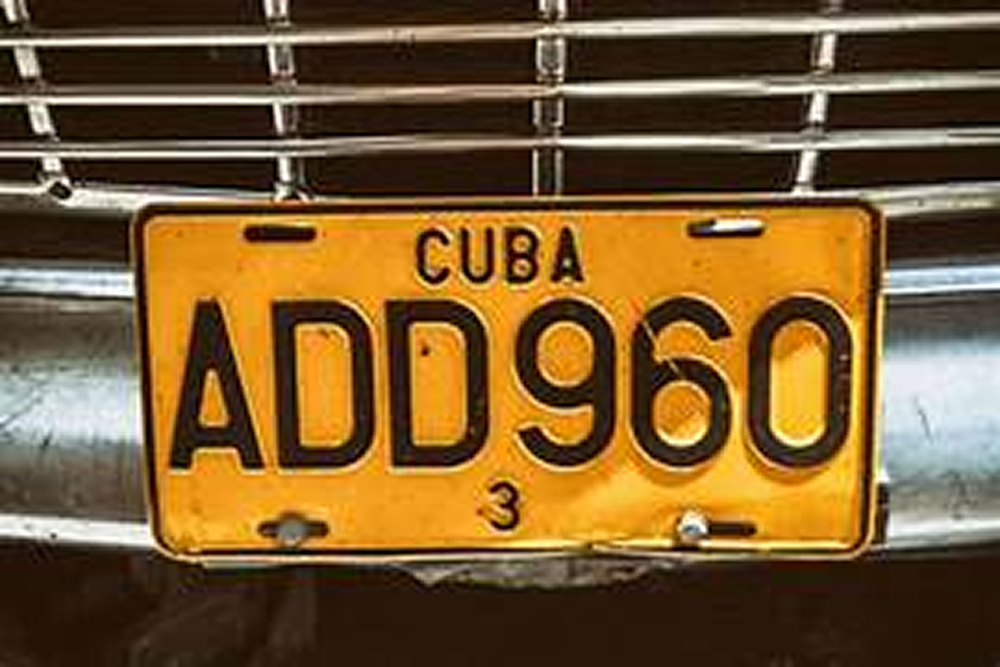
#> input picture sample/sample_image.png, 1000 x 667 px, shrunk from 1500 x 1000 before the run
$ python -i add_missing_data.py   (imports and definitions only)
#> lines starting #> are read from the running program, lines starting #| are printed output that depends on the picture
import csv
import numpy as np
from scipy.interpolate import interp1d
from datetime import datetime

def interpolate_bounding_boxes(data, tanggal=None):
    """
    Interpolates bounding boxes and adds violation detection metadata.

    Args:
        data (list): List of dict rows from the original CSV.
        tanggal (str): Date string in format 'YYYY-MM-DD'. If None, uses current date.

    Returns:
        list: List of dicts with interpolated + metadata.
    """
    if tanggal is None:
        tanggal = datetime.now().strftime('%Y-%m-%d')
    tanggal_int = int(tanggal.split('-')[2])

    frame_numbers = np.array([int(row['frame_nmr']) for row in data])
    car_ids = np.array([int(float(row['car_id'])) for row in data])
    car_bboxes = np.array([list(map(float, row['car_bbox'][1:-1].split())) for row in data])
    license_plate_bboxes = np.array([list(map(float, row['license_plate_bbox'][1:-1].split())) for row in data])

    interpolated_data = []
    unique_car_ids = np.unique(car_ids)
    for car_id in unique_car_ids:
        frame_numbers_ = [p['frame_nmr'] for p in data if int(float(p['car_id'])) == int(float(car_id))]

        car_mask = car_ids == car_id
        car_frame_numbers = frame_numbers[car_mask]
        car_bboxes_interpolated = []
        license_plate_bboxes_interpolated = []

        first_frame_number = car_frame_numbers[0]

        for i in range(len(car_bboxes[car_mask])):
            frame_number = car_frame_numbers[i]
            car_bbox = car_bboxes[car_mask][i]
            license_plate_bbox = license_plate_bboxes[car_mask][i]

            if i > 0:
                prev_frame_number = car_frame_numbers[i - 1]
                prev_car_bbox = car_bboxes_interpolated[-1]
                prev_license_plate_bbox = license_plate_bboxes_interpolated[-1]

                if frame_number - prev_frame_number > 1:
                    frames_gap = frame_number - prev_frame_number
                    x = np.array([prev_frame_number, frame_number])
                    x_new = np.linspace(prev_frame_number, frame_number, num=frames_gap, endpoint=False)
                    car_interp = interp1d(x, np.vstack((prev_car_bbox, car_bbox)), axis=0, kind='linear')
                    lp_interp = interp1d(x, np.vstack((prev_license_plate_bbox, license_plate_bbox)), axis=0, kind='linear')

                    car_bboxes_interpolated.extend(car_interp(x_new)[1:])
                    license_plate_bboxes_interpolated.extend(lp_interp(x_new)[1:])

            car_bboxes_interpolated.append(car_bbox)
            license_plate_bboxes_interpolated.append(license_plate_bbox)

        for i in range(len(car_bboxes_interpolated)):
            frame_number = first_frame_number + i
            row = {}
            row['frame_nmr'] = str(frame_number)
            row['car_id'] = str(car_id)
            row['car_bbox'] = '[{}]'.format(' '.join(map(str, car_bboxes_interpolated[i])))
            row['license_plate_bbox'] = '[{}]'.format(' '.join(map(str, license_plate_bboxes_interpolated[i])))

            if str(frame_number) not in frame_numbers_:
                row['license_plate_bbox_score'] = '0'
                row['license_number'] = '0'
                row['license_number_score'] = '0'
                row['ganjil_genap'] = 'tidak diketahui'
                row['tanggal'] = tanggal
                row['keterangan'] = 'Tidak diketahui'
            else:
                original_row = next(p for p in data if int(p['frame_nmr']) == frame_number and int(float(p['car_id'])) == int(float(car_id)))
                row['license_plate_bbox_score'] = original_row.get('license_plate_bbox_score', '0')
                row['license_number'] = original_row.get('license_number', '0')
                row['license_number_score'] = original_row.get('license_number_score', '0')
                row['tanggal'] = original_row.get('tanggal', tanggal)

                last_digit = next((c for c in reversed(row['license_number']) if c.isdigit()), None)
                if last_digit:
                    row['ganjil_genap'] = 'ganjil' if int(last_digit) % 2 == 1 else 'genap'
                    row['keterangan'] = 'Pelanggaran' if (int(last_digit) % 2) != (tanggal_int % 2) else 'Aman'
                else:
                    row['ganjil_genap'] = 'tidak diketahui'
                    row['keterangan'] = 'Tidak diketahui'

            interpolated_data.append(row)

    return interpolated_data


# === Eksekusi utama
# [3 lines not run here, left out]

# [1 line that did not run here, left out]

header = ['frame_nmr', 'car_id', 'car_bbox', 'license_plate_bbox',
          'license_plate_bbox_score', 'license_number', 'license_number_score',
          'ganjil_genap', 'tanggal', 'keterangan']

# [16 lines not run here, left out]

>>> import cv2
>>> picture = cv2.imread('sample/sample_image.png', cv2.IMREAD_GRAYSCALE)
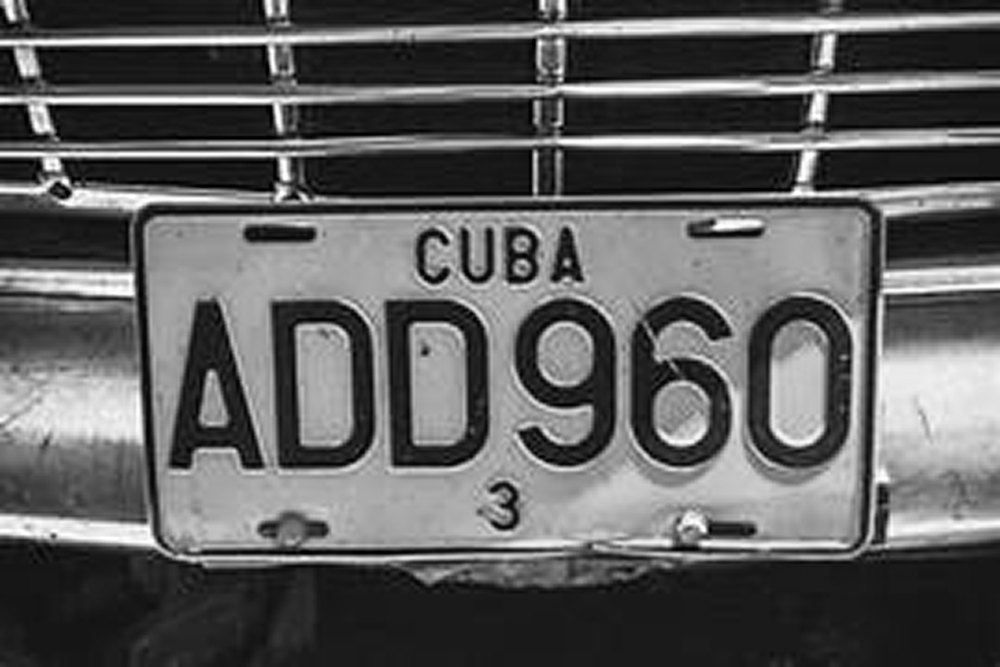
#> picture: shape (667, 1000); min 0, max 255, mean 93.6
#> (the run stopped early here; a loop or call above may not have finished)
